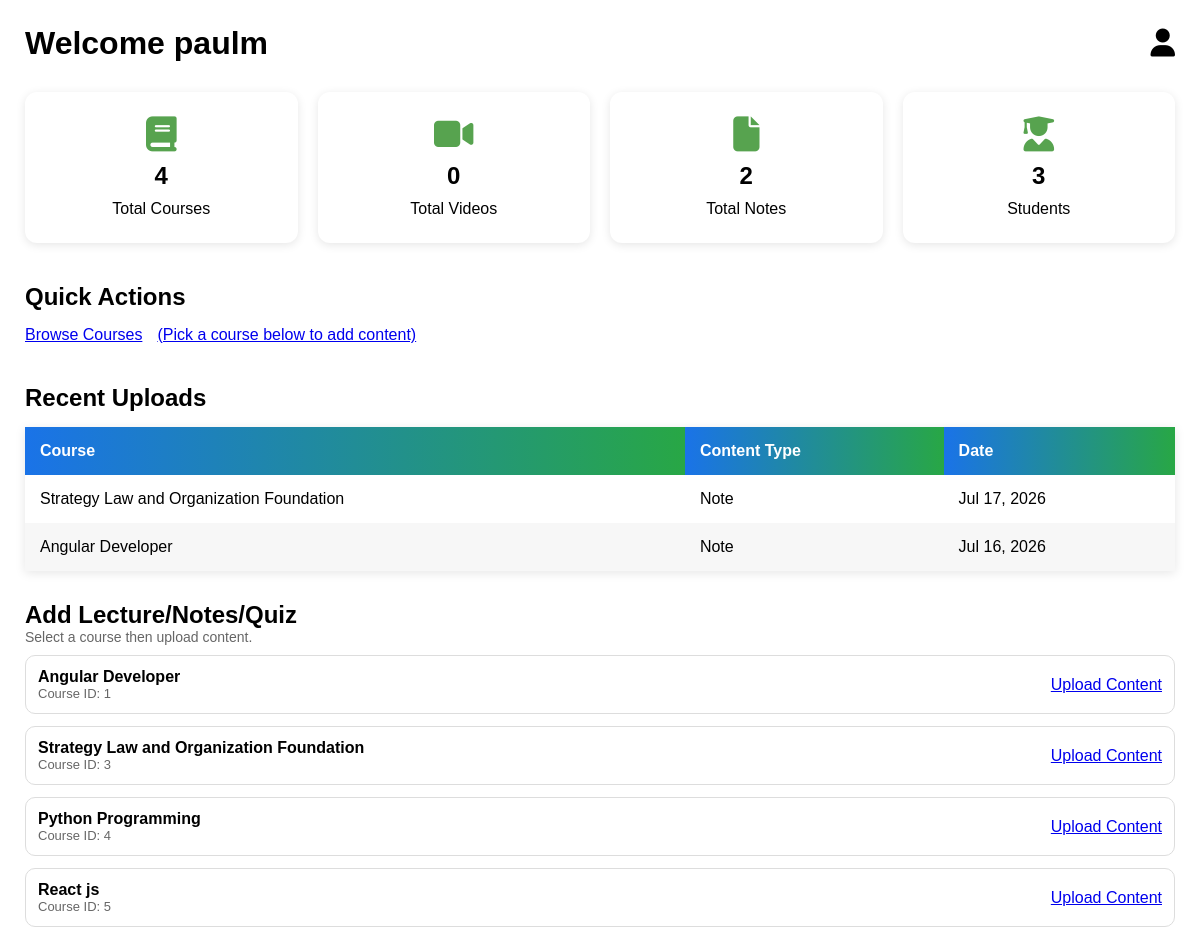
/facultydashboard/ (signed in), run on the app's committed database.
### myapp/models.py (models this page shows, shortened)
class CourseContent(models.Model):
    CONTENT_NOTE = 'note'
    CONTENT_VIDEO = 'video'
    CONTENT_QUIZ = 'quiz'
    CONTENT_TYPE_CHOICES = [
        (CONTENT_NOTE, 'Note'),
        (CONTENT_VIDEO, 'Video'),
        (CONTENT_QUIZ, 'Quiz'),
    ]
    course = models.ForeignKey('Courses', on_delete=models.CASCADE, related_name='contents')
    content_type = models.CharField(max_length=10, choices=CONTENT_TYPE_CHOICES)
    title = models.CharField(max_length=250)
    note_file = models.FileField(upload_to='course_notes/', blank=True, null=True)
    video_file = models.FileField(upload_to='course_videos/', blank=True, null=True)
    quiz_question = models.CharField(max_length=500, blank=True, null=True)
    quiz_answer = models.CharField(max_length=500, blank=True, null=True)
    created_by = models.ForeignKey('auth.User', on_delete=models.SET_NULL, null=True, blank=True)
    created_at = models.DateTimeField(auto_now_add=True)

class Courses(models.Model):
    user=models.ForeignKey('auth.user',on_delete=models.CASCADE)
    product_name=models.CharField(max_length=200)
    description=models.TextField(null=True)
    qty=models.IntegerField(default=1)
    product_image=models.ImageField(upload_to='product_images/',blank=True,null=True)
    price=models.DecimalField(max_digits=10,decimal_places=2)

### myapp/views.py (the view)
# urls.py: path('facultydashboard/',fcdash,name='facultydashboard'),
def fcdash(request):
    if not request.user.is_staff:
        return render(request, 'msg.html', {'message': 'Only faculty can access this page.'})
    courses_qs = Courses.objects.all()
    videos_count = CourseContent.objects.filter(content_type=CourseContent.CONTENT_VIDEO).count()
    notes_count = CourseContent.objects.filter(content_type=CourseContent.CONTENT_NOTE).count()
    students_count = Enrollment.objects.values('student_id').distinct().count()
    recent_uploads = (
        CourseContent.objects.select_related('course')
        .order_by('-created_at')[:5]
    )
    return render(
        request,
        'pages/facultydashboard.html',
        {
            'courses': courses_qs,
            'courses_count': courses_qs.count(),
            'videos_count': videos_count,
            'notes_count': notes_count,
            'students_count': students_count,
            'recent_uploads': recent_uploads,
        }
    )

### myapp/templates/pages/facultydashboard.html (shortened to what this page needs)
{%load static%}
<!DOCTYPE html>
<html lang="en">
<head>
<link rel="stylesheet"
href="https://cdnjs.cloudflare.com/ajax/libs/font-awesome/6.5.1/css/all.min.css">
<link rel="stylesheet" href="{% static 'style/faculty.css' %}?v=1">
</head>
<body>
<div class="container">
    <main class="main-content">
        <div class="header">
            <h1>Welcome {{ request.user.username }}</h1>
            <div class="profile">
                <i class="fa-solid fa-user"></i>
            </div>
        </div>
        <div class="cards">
            <div class="card">
                <i class="fa-solid fa-book"></i>
                <h2>{{ courses_count }}</h2>
                <p>Total Courses</p>
            </div>
            <div class="card">
                <i class="fa-solid fa-video"></i>
                <h2>{{ videos_count }}</h2>
                <p>Total Videos</p>
            </div>
            <div class="card">
                <i class="fa-solid fa-file"></i>
                <h2>{{ notes_count }}</h2>
                <p>Total Notes</p>
            </div>
            <div class="card">
                <i class="fa-solid fa-user-graduate"></i>
                <h2>{{ students_count }}</h2>
                <p>Students</p>
            </div>
        </div>
        <section class="quick-actions">
            <h2>Quick Actions</h2>
            <div class="action-buttons">
                <a class="btn btn-primary" href="{% url 'index' %}">Browse Courses</a>
                <a class="btn btn-primary" href="#">(Pick a course below to add content)</a>
            </div>
        </section>
        <section class="recent">
            <h2>Recent Uploads</h2>
            <table>
                <thead>
                    <tr>
                        <th>Course</th>
                        <th>Content Type</th>
                        <th>Date</th>
                    </tr>
                </thead>
                <tbody>
                    {% if recent_uploads %}
                        {% for item in recent_uploads %}
                            <tr>
                                <td>{{ item.course.product_name }}</td>
                                <td>{{ item.get_content_type_display }}</td>
                                <td>{{ item.created_at|date:"M d, Y" }}</td>
                            </tr>
                        {% endfor %}
                    {% else %}
                        <tr>
                            <td colspan="3">No content uploaded yet.</td>
                        </tr>
                    {% endif %}
                </tbody>
            </table>
        </section>
        <section class="manage">
            <h2 style="margin-top:30px;">Add Lecture/Notes/Quiz</h2>
            <p style="color:#666; font-size:14px;">Select a course then upload content.</p>
            {% if courses %}
                <div style="display:grid; gap:12px; margin-top:10px;">
                    {% for c in courses %}
                        <div style="border:1px solid #ddd; border-radius:10px; padding:12px; display:flex; justify-content:space-between; align-items:center; gap:12px;">
                            <div>
                                <div style="font-weight:bold;">{{ c.product_name }}</div>
                                <div style="color:#666; font-size:13px;">Course ID: {{ c.id }}</div>
                            </div>
                            <a class="btn btn-primary" href="{% url 'faculty_add_content' c.id %}">Upload Content</a>
                        </div>
                    {% endfor %}
                </div>
            {% else %}
                <p style="color:#666;">No courses found.</p>
            {% endif %}
        </section>
    </main>
</div>
</body>
</html>

### myapp/static/style/faculty.css (style rules this page uses)
* { margin:0; padding:0; box-sizing:border-box; font-family:Arial, sans-serif; }
@media (max-width:2560px) { .container { display:flex; min-height:100vh; } }
@media (max-width:2560px) { .main-content { flex:1; padding:25px; } }
@media (max-width:2560px) { .header { display:flex; justify-content:space-between; align-items:center; margin-bottom:30px; } }
@media (max-width:2560px) { .profile { font-size:28px; } }
@media (max-width:2560px) { .cards { display:grid; grid-template-columns:repeat(auto-fit,minmax(220px,1fr)); gap:20px; } }
@media (max-width:2560px) { .card { background:white; padding:25px; border-radius:12px; text-align:center; box-shadow:0 2px 10px rgba(0,0,0,0.1); } }
@media (max-width:2560px) { .card i { font-size:35px; color:#57a34f; margin-bottom:10px; } }
@media (max-width:2560px) { .card h2 { margin-bottom:10px; } }
@media (max-width:2560px) { .quick-actions { margin-top:40px; } }
@media (max-width:2560px) { .action-buttons { display:flex; gap:15px; flex-wrap:wrap; margin-top:15px; } }
@media (max-width:2560px) { .recent { margin-top:40px; } }
@media (max-width:2560px) { table { width:100%; background:white; border-collapse:collapse; margin-top:15px; box-shadow:0 2px 10px rgba(0,0,0,0.1); } }
@media (max-width:2560px) { th,td { padding:15px; text-align:left; } }
@media (max-width:2560px) { th { background:linear-gradient(90deg, #1a73e8, #28a745); color:white; } }
@media (max-width:2560px) { tr:nth-child(even) { background:#f7f7f7; } }

### data on the page
CourseContent: course.product_name "Strategy Law and Organization Foundation", content_type "Note", created_at "Jul 17, 2026"
CourseContent: course.product_name "Angular Developer", content_type "Note", created_at "Jul 16, 2026"
Courses: product_name "Angular Developer", id "1"
Courses: product_name "Strategy Law and Organization Foundation", id "3"
Courses: product_name "Python Programming", id "4"
Courses: product_name "React js", id "5"

### other printed values
{{ request.user.username }} "paulm"
{{ courses_count }} "4"
{{ videos_count }} "0"
{{ notes_count }} "2"
{{ students_count }} "3"
